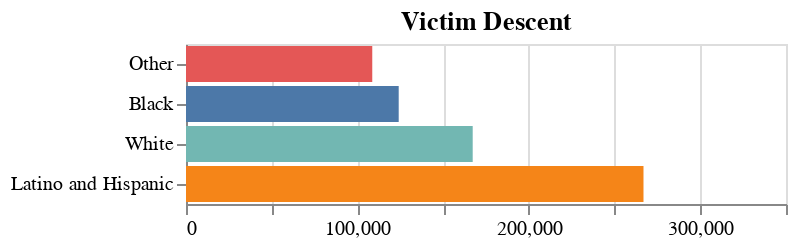

This figure's notebook cell:
### Code cell
victim_descent_grouped = df_clean.groupby('Vict_Descent_New').size().sort_values(ascending=False).reset_index(name='COUNT')
victim_descent = alt.Chart(victim_descent_grouped , title='Victim Descent').mark_bar().encode(
    alt.X('COUNT', title='', scale=alt.Scale(domain=[0,350000])),
    alt.Y('Vict_Descent_New', sort='x', title=''),
    alt.Color('Vict_Descent_New', legend=None)
)
victim_descent

### Figure 1 — Vega specification as saved in the notebook (floating-point values rounded to 4 significant figures)
{"$schema": "https://vega.github.io/schema/vega/v5.json", "data": [{"name": "source_0"}, {"name": "data_0", "values": [{"COUNT": 266866, "COUNT_end": 266900.0, "COUNT_start": 0.0, "Vict_Descent_New": "Latino and Hispanic"}, {"COUNT": 167244, "COUNT_end": 167200.0, "COUNT_start": 0.0, "Vict_Descent_New": "White"}, {"COUNT": 124078, "COUNT_end": 124100.0, "COUNT_start": 0.0, "Vict_Descent_New": "Black"}, {"COUNT": 108654, "COUNT_end": 108700.0, "COUNT_start": 0.0, "Vict_Descent_New": "Other"}]}, {"name": "source_0_y_domain_Vict_Descent_New", "values": [{"Vict_Descent_New": "Latino and Hispanic", "sort_field": 266866}, {"Vict_Descent_New": "White", "sort_field": 167244}, {"Vict_Descent_New": "Black", "sort_field": 124078}, {"Vict_Descent_New": "Other", "sort_field": 108654}]}, {"name": "data_0_color_domain_Vict_Descent_New", "values": [{"Vict_Descent_New": "Latino and Hispanic"}, {"Vict_Descent_New": "White"}, {"Vict_Descent_New": "Black"}, {"Vict_Descent_New": "Other"}]}], "signals": [{"name": "y_step", "value": 20}, {"name": "height", "update": "bandspace(domain('y').length, 0.1, 0.05) * y_step"}], "marks": [{"type": "rect", "name": "marks", "from": {"data": "data_0"}, "encode": {"update": {"x2": {"field": "COUNT_start", "scale": "x"}, "description": {"signal": "\"COUNT: \" + (format(datum[\"COUNT\"], \"\")) + \"; Vict_Descent_New: \" + (isValid(datum[\"Vict_Descent_New\"]) ? datum[\"Vict_Descent_New\"] : \"\"+datum[\"Vict_Descent_New\"])"}, "y": {"field": "Vict_Descent_New", "scale": "y"}, "height": {"signal": "max(0.25, bandwidth('y'))"}, "fill": {"field": "Vict_Descent_New", "scale": "color"}, "ariaRoleDescription": {"value": "bar"}, "x": {"field": "COUNT_end", "scale": "x"}}}, "style": ["bar"]}], "scales": [{"name": "x", "type": "linear", "domain": [0, 350000], "range": [0, {"signal": "width"}], "zero": true}, {"name": "y", "type": "band", "domain": {"data": "source_0_y_domain_Vict_Descent_New", "field": "Vict_Descent_New", "sort": {"op": "max", "field": "sort_field"}}, "range": {"step": {"signal": "y_step"}}, "paddingInner": 0.1, "paddingOuter": 0.05}, {"name": "color", "type": "ordinal", "domain": {"data": "data_0_color_domain_Vict_Descent_New", "field": "Vict_Descent_New", "sort": true}, "range": "category"}], "axes": [{"scale": "x", "orient": "bottom", "tickCount": {"signal": "ceil(width/40)"}, "zindex": 0, "gridScale": "y", "aria": false, "minExtent": 0, "maxExtent": 0, "grid": true, "labels": false, "domain": false, "ticks": false}, {"scale": "x", "labelFlush": true, "labelOverlap": true, "tickCount": {"signal": "ceil(width/40)"}, "grid": false, "orient": "bottom", "zindex": 0}, {"scale": "y", "grid": false, "orient": "left", "zindex": 0}], "title": {"text": "Victim Descent", "frame": "group"}, "background": "white", "style": "cell", "width": 300, "padding": 5}
